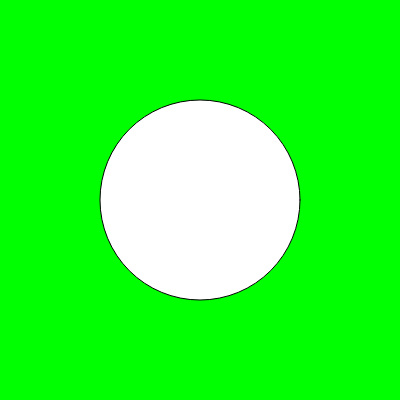
Frame 1 (no input)
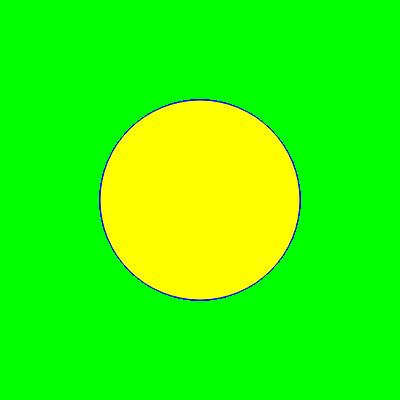
Frame 60 (no input)
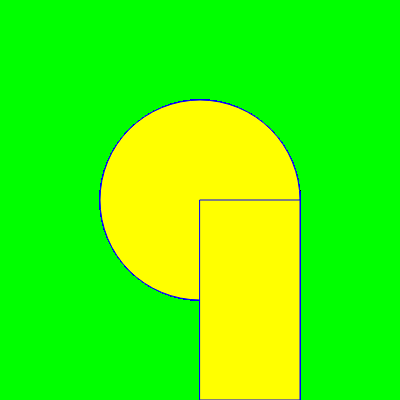
Frame 120 (the mouse pressed at the canvas centre since frame 60)

The p5.js sketch that drew these frames (run headless with seeded random() and noise() and a simulated clock; from frame 60 on, the mouse is pressed at the canvas centre):

// p5.js sketch
// ── sketch.js
  //Isto é um comentário.
function setup() {
  createCanvas(400, 400);
  background(0, 255, 0);
}

function draw() {
  circle(200, 200, 200);
  fill(255, 255, 0);
  stroke(0, 0, 255);
  if (mouseIsPressed) {
    rect(mouseX, mouseY, 100, 200);
  }
}
